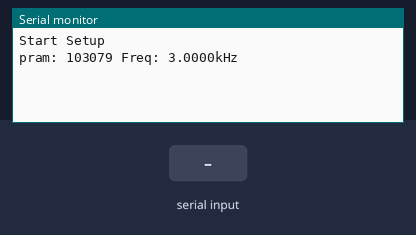
The sketch below on a simulated Arduino Uno, built with avr-gcc and run on an emulated ATmega328P. Parts: the last lines printed to the serial monitor. The inputs (shaded band) are chosen by the test bench.

Above: at 1.3 s.
1.4 s: "90,45\n" received over Serial
At 2.6 s:
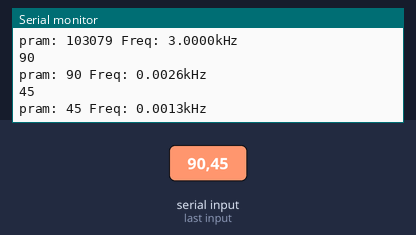
2.9 s: "30,150\n" received over Serial
At 3.9 s:
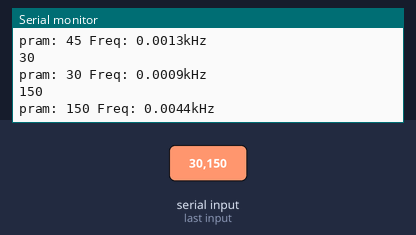
Timing chart, 0 to 5.9 s (numbered marks = the images above; inputs shaded):
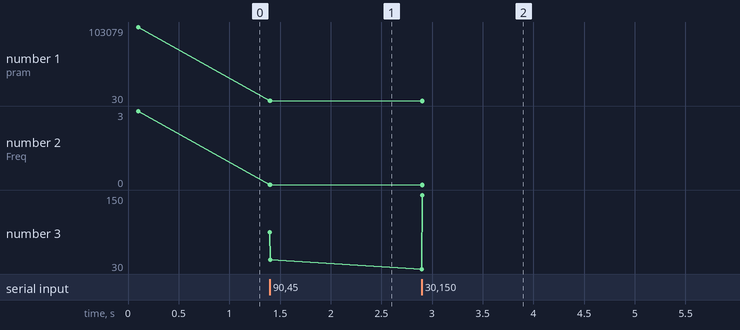

Measured:
- after the input at 1.4 s, the serial monitor: prints a new line at once (image 1)
- after the input at 2.9 s, the serial monitor: prints a new line at once (image 2)
- plotted number 1: 103079 → 45 after the input at 1.4 s, 45 → 150 after the input at 2.9 s
- plotted number 2: 3 → 0 after the input at 1.4 s, 0 → 0 after the input at 2.9 s
- plotted number 3: 45 → 150 after the input at 2.9 s

The sketch:

AD9850dds.ino
```cpp
//AD9850 シリアル入力モードを使用する
#define FQ_UD (12)
#define W_CLK (13)
#define DATA (14)
#define RESET (15)
#define MASK40 (0xFFFFFFFFFFL)
#define MASK32 (0xFFFFFFFFL)
#define OUTPUTLEN (40)
#define LSB (1)
#define XCLOCK (125000.0) // 125MHz = 125000kHz
#define POW2_32 (4294967296.0) // 2^32 = 4294967296

//LSB First Serial data output
int lfser_out(unsigned long data) {
  int i, ser_data;

  data = data & MASK40;
  digitalWrite(FQ_UD, LOW);
  digitalWrite(W_CLK, LOW);
  delayMicroseconds(1);
  for (i = 0; i < OUTPUTLEN; i++) {
    digitalWrite(W_CLK, LOW);
    ser_data = data & LSB;
    if (ser_data > 0) {
      digitalWrite(DATA, HIGH);
    } else {
      digitalWrite(DATA, LOW);
    }
    // W_CLK : Low -> High
    digitalWrite(W_CLK, HIGH);
    data = data >> 1;
  }
  digitalWrite(W_CLK, LOW);
  digitalWrite(FQ_UD, HIGH);
  delayMicroseconds(1);
  digitalWrite(FQ_UD, LOW);
  delayMicroseconds(1);
  return 1;
}

void setup() {
  unsigned long Freq = 103079;  // Clock:125MHz  Freq = 125MHz*103079/2^32=2999.9937Hz;

  Serial.begin(115200);
  Serial.println("");
  Serial.println("Start Setup");
  pinMode(FQ_UD, OUTPUT);
  pinMode(W_CLK, OUTPUT);
  pinMode(DATA, OUTPUT);
  pinMode(RESET, OUTPUT);
  // AD9850 Master Reset
  digitalWrite(RESET, HIGH);
  delay(100);
  digitalWrite(RESET, LOW);
  // Reset clear
  digitalWrite(W_CLK, LOW);
  digitalWrite(FQ_UD, LOW);
  digitalWrite(DATA, LOW);
  delayMicroseconds(1);
  digitalWrite(W_CLK, HIGH);
  digitalWrite(W_CLK, LOW);
  digitalWrite(FQ_UD, HIGH);
  delayMicroseconds(1);
  digitalWrite(FQ_UD, LOW);
  delayMicroseconds(1);
  Freq &= MASK32;
  lfser_out(Freq);
  Serial.print("pram: ");
  Serial.print(Freq);
  Serial.print(" Freq: ");
  Serial.print(XCLOCK / POW2_32 * Freq, 4);
  Serial.println("kHz");
}

void loop() {
  unsigned long lfreq;
  if (Serial.available()) {
    lfreq = Serial.parseInt();  //read until timeout
    if (lfreq != 0) {
      lfreq = lfreq & MASK32;
      Serial.println(lfreq);
      lfser_out(lfreq);
      Serial.print("pram: ");
      Serial.print(lfreq);
      Serial.print(" Freq: ");
      Serial.print(XCLOCK / POW2_32  * lfreq, 4);
      Serial.println("kHz");
    }
  }
}
```
